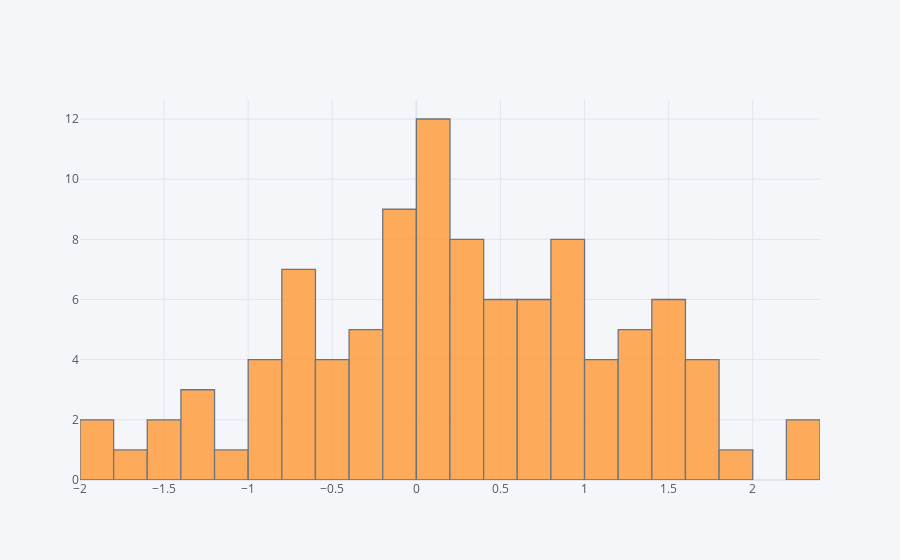

Notebook code cell kept with this figure:
### Markdown cell above
## histogram

### Code cell
df['A'].iplot(kind='hist',bins=25)

### Figure 1 — Plotly figure (JSON) as saved in the notebook; plotly's stock layout.template omitted (floating-point values rounded to 4 significant figures)
{"data": [{"histfunc": "count", "histnorm": "", "marker": {"color": "rgba(255, 153, 51, 1.0)", "line": {"color": "#4D5663", "width": 1.3}}, "name": "A", "nbinsx": 25, "opacity": 0.8, "orientation": "v", "type": "histogram", "x": [-0.1958, -0.7206, 0.1939, 1.199, -0.2659, 0.7423, -0.9275, 0.9167, 1.296, 0.4861, -1.451, 0.1896, 0.6403, 0.8656, -0.007119, 0.1513, 0.2107, -0.07202, -1.949, 2.327, 0.838, -0.1247, 1.222, 1.487, -1.74, -1.338, 0.3869, 0.5854, -1.24, -0.8349, -0.1074, 1.137, 1.589, 1.638, 0.2777, 0.105, 0.6534, -0.7317, 0.1577, 1.47, 0.1623, -0.4596, 0.7656, -0.2248, -0.9212, 0.6054, -0.1304, 0.1466, 0.4617, 0.3214, -1.019, -0.03715, -0.2841, -0.2011, 0.7761, 1.701, 1.878, -0.1654, -0.4623, 2.294, 1.441, 0.5792, -1.512, 0.2145, 0.06711, 0.948, 1.561, 0.5509, -0.6245, 0.3219, 0.326, -0.4073, 0.4404, 1.088, 0.2092, 1.724, 0.9717, -0.1968, -0.6321, 1.202, 1.677, 0.9909, -0.5146, -0.6197, 0.09865, 1.206, -0.9522, 1.518, 0.09482, -1.207, 0.1169, 0.132, 0.9196, -1.828, -0.2539, 0.9648, -0.7781, -0.6505, 1.334, 1.072]}], "layout": {"barmode": "overlay", "legend": {"bgcolor": "#F5F6F9", "font": {"color": "#4D5663"}}, "paper_bgcolor": "#F5F6F9", "plot_bgcolor": "#F5F6F9", "title": {"font": {"color": "#4D5663"}}, "xaxis": {"gridcolor": "#E1E5ED", "showgrid": true, "tickfont": {"color": "#4D5663"}, "title": {"font": {"color": "#4D5663"}, "text": ""}, "zerolinecolor": "#E1E5ED"}, "yaxis": {"gridcolor": "#E1E5ED", "showgrid": true, "tickfont": {"color": "#4D5663"}, "title": {"font": {"color": "#4D5663"}, "text": ""}, "zerolinecolor": "#E1E5ED"}}}
